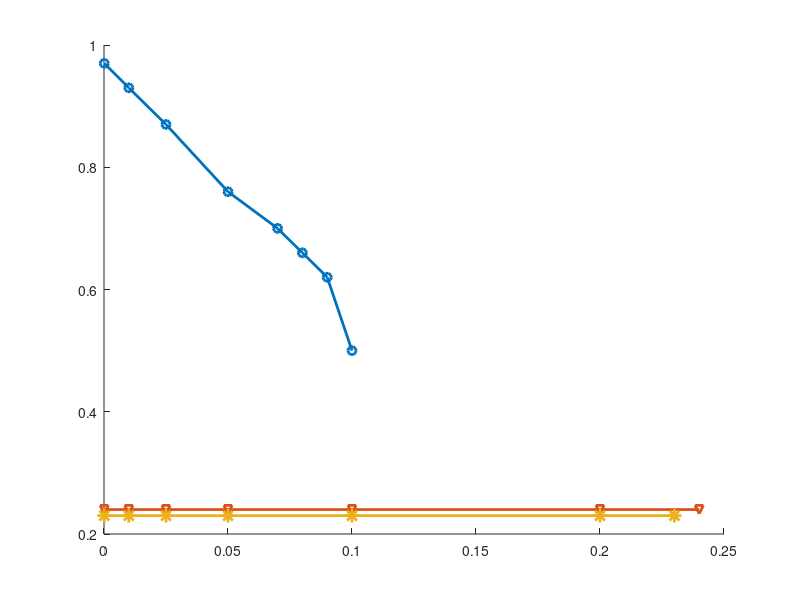

Here is the MATLAB script that generated this plot: (Note: this script raises an error after producing the figure.)

% hand-entered the throughputs processed using:
% ./opera/postprocess/process_FCT_and_UTIL.m
l_opera=[.0001 .01 .025 .05 .07 .08 .09 .1];
tp_opera=[.97 .93 .87 .76 .7 .66 .62 .5];

l_u7=[.0001 .01 .025 .05 .1 .2 .24];
tp_u7=.24*ones(size(l_u7)); % based on saturation point

l_31ft=[.0001 .01 .025 .05 .1 .2 .23];
tp_31ft=.23*ones(size(l_31ft)); % based on saturation point

MS=6;

figure;
hold on;
h1=plot(l_opera,tp_opera,'-o','linewidth',2,'markersize',MS);
% plot(-1,-1);
h2=plot(l_u7,tp_u7,'-v','linewidth',2,'markersize',MS);
h3=plot(l_31ft,tp_31ft,'-*','linewidth',2,'markersize',MS+4);

plot(l_opera(end)*[1 1],[tp_opera(end) 0],'--','color',h1.Color,'linewidth',2);
plot(l_u7(end)*[1 1],[tp_u7(end) 0],'--','color',h2.Color,'linewidth',2);
plot(l_31ft(end)*[1 1],[tp_31ft(end) 0],'--','color',h3.Color,'linewidth',2);

xlim([.007 .5]);
ylim([0 1]);

grid on;
box on;

ax=gca;
ax.FontSize=16;

ax.XScale='log';
ax.XTick=[.01 .025 .05 .1 .2 .4];
ax.XTickLabel={'1%','2.5%','5%','10%','20%','40%'};
ax.XMinorGrid='off';
ax.XMinorTick='off';

uistack(h2,'top');
uistack(h1,'top');

% ax.XTick=(0:.01:.6);

xlabel('Websearch load');
ylabel('Throuhgput');

hleg=legend([h1 h2 h3], ...
    'Opera','{\itu} = 7 exp.','3:1 F.C.');
hleg.Location='northeast';
hleg.FontSize=11;

set(gcf,'position',[543 506 560  335]);


an=annotation('doublearrow');
an.LineWidth=2;
an.X=[.62 .76];
an.Y=[.24 .24];
ht=text(.135,.14,'2x');
ht.FontSize=16;

an=annotation('doublearrow');
an.LineWidth=2;
an.X=[.17 .17];
an.Y=[.38 .865];
ht=text(.01,.6,'4x');
ht.FontSize=16;



ax.XColor=[0 0 0];
ax.YColor=[0 0 0];
ax.GridColor=[0 0 0];
ax.MinorGridColor=[0 0 0];
ax.GridAlpha=.1;
fig = gcf;
fig.PaperPositionMode = 'auto';
fig_pos = fig.PaperPosition;
fig.PaperSize = [fig_pos(3) fig_pos(4)];
print(fig,'tp_v_load','-dpdf')



